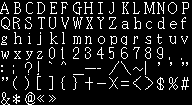

Python code for this plot:
# SPDX-License-Identifier: AGPL-3.0-or-later
"""Crisp one-ink 12x16 Latin glyphs for the A font (the Equip description line, the banners, the message
boxes) in the style of the owner's serif Cyrillic (tools/lang/uk/bios12.png). P7, 2026-11-25.

  python3 tools/lang/latin12.py sheet [--force]   write tools/lang/latin12.png (the editable draft)
  python3 tools/lang/latin12.py compare DIR       write DIR/P7_compare*.png and DIR/P7_glyphs.png

The sheet is 16 cells a row, a cell 12 x 15 px (the 12 columns and 15 rows func_80106A28 draws; the 16th
row of the 12x16 glyph is empty). Palette index 1 = ink. Once it is committed the PNG is the source of
truth: edit it by hand. `sheet` refuses to overwrite it without --force.

Where the sheet cells come from:
  SAME   a Latin letter with the shape of a Cyrillic one takes the owner's Cyrillic cell as it is
         (the same list as tools/lang/serif_latin.py SAME), so en and uk share those letters.
  BIOS   every other cell is the stock BIOS Latin glyph (tools/psyz/nugget/openbios/charset/font1.raw,
         16 x 15, already 1 px strokes with serifs: the same kind of shape as the uk design), moved to
         the uk grid: cap top row 2 / baseline row 13 (BIOS 1 / 11): one row is repeated in the stem
         part; x-height 8 rows (rows 6..13), so a letter with no ascender only moves down 2 rows;
         a 2 row descender is merged into the one row (14) the cell has; the 16 columns become 12
         by area (a stem of 1 px stays 1 px), with the phase (0..3) that keeps the form best.
  HAND   the quotes, the guillemets and the letters b d h k l (the squeeze breaks them), drawn here in the shape of the 8x11 menu cells (dfont.png).
"""
import os, sys, struct, json
from PIL import Image, ImageDraw, ImageFont

HERE = os.path.dirname(os.path.abspath(__file__))
UK = os.path.join(HERE, "uk")
SHEET = os.path.join(HERE, "latin12.png")
FONT1 = os.path.join(HERE, "..", "psyz", "nugget", "openbios", "charset", "font1.raw")
W, H = 12, 15
PER_ROW = 16

# the 0x8140.. marks of Lang_SjisCell (src/pc/lang.c jis_marks) that the en texts use
MARKS = [0x8143, 0x8144, 0x8146, 0x8147, 0x8148, 0x8149, 0x814D, 0x814F, 0x8151, 0x815C, 0x815D, 0x815E,
         0x815F, 0x8160, 0x8162, 0x8165, 0x8166, 0x8167, 0x8168, 0x8169, 0x816A, 0x816D, 0x816E, 0x816F,
         0x8170, 0x817B, 0x817C, 0x817E, 0x8181, 0x8183, 0x8184, 0x8190, 0x8193, 0x8194, 0x8195, 0x8196,
         0x8197]
# cell keys, in sheet order: A..Z, a..z, digits, the marks as their Shift-JIS code, then the guillemets
KEYS = ([chr(c) for c in range(65, 91)] + [chr(c) for c in range(97, 123)] + list("0123456789")
        + [f"{m:04X}" for m in MARKS] + ["«", "»"])
SAME = {"A": "А", "B": "В", "C": "С", "E": "Е", "H": "Н", "I": "І", "K": "К", "M": "М", "O": "О", "P": "Р",
        "T": "Т", "X": "Х", "a": "а", "c": "с", "e": "е", "i": "і", "o": "о", "p": "р", "x": "х", "y": "у"}


def sjis(key):
    if len(key) == 4 and key[0] == "8":
        return int(key, 16)
    c = ord(key)
    if "a" <= key <= "z":
        return 0x8281 + c - 97
    if "A" <= key <= "Z":
        return 0x8260 + c - 65
    return 0x824F + c - 48  # digits


_font1 = None


def bios_rows(code):
    """The BIOS glyph of a Shift-JIS code: 15 rows of 16 bools."""
    global _font1
    if _font1 is None:
        _font1 = open(FONT1, "rb").read()
    d = _font1
    # the start of the runs of the stock table (Krom2Offset)
    tab = [(0x8140, 0), (0x8180, 0x3F), (0x81B8, 0x6C), (0x81C8, 0x74), (0x81DA, 0x7B), (0x81F0, 0x8A),
           (0x824F, 0x93), (0x8260, 0x9D), (0x8281, 0xB7)]
    base = max(t for t in tab if t[0] <= code)
    off = base[1] + code - base[0]
    return [[bool(d[off * 30 + y * 2 + x // 8] >> (7 - x % 8) & 1) for x in range(16)] for y in range(15)]


def uk_cells():
    """{char: 15 rows of 12 bools} of the owner's Cyrillic: the 16 columns are d0 d1 d1 d2 groups."""
    g = json.load(open(os.path.join(UK, "glyphs.json")))["bios12"]
    px = Image.open(os.path.join(UK, "bios12.png")).load()
    out = {}
    for i, ch in enumerate(g["serif"] + g["private"]):
        cx, cy = (i % 16) * 16, (i // 16) * 15
        out[ch] = [[px[cx + 4 * k + d, cy + y] != 0 for k in range(4) for d in (0, 1, 3)] for y in range(15)]
    return out


def components(rows):
    seen, n = set(), 0
    for y, r in enumerate(rows):
        for x, v in enumerate(r):
            if v and (y, x) not in seen:
                n += 1
                st = [(y, x)]
                while st:
                    a, b = st.pop()
                    if (a, b) in seen or not (0 <= a < len(rows) and 0 <= b < len(rows[0])) or not rows[a][b]:
                        continue
                    seen.add((a, b))
                    st += [(a + i, b + j) for i in (-1, 0, 1) for j in (-1, 0, 1)]
    return n


def squeeze(rows16):
    """16 columns -> 12 by area, the best of 4 phases."""
    best = None
    ink = sum(map(sum, rows16))
    comp = components(rows16)
    for ph in range(4):
        out = []
        for r in rows16:
            row = []
            for o in range(13):  # 12 + 1: a phase moves the grid by up to 3 columns
                a, b = 4 * o / 3 - ph, 4 * (o + 1) / 3 - ph
                cov = 0.0
                for s in range(16):
                    ov = min(b, s + 1) - max(a, s)
                    if ov > 0 and r[s]:
                        cov += ov
                row.append(cov / (4 / 3) >= 0.49)
            out.append(row)
        n = sum(map(sum, out))
        score = abs(n - 0.75 * ink) + 6 * abs(components(out) - comp) + 0.3 * ph
        if best is None or score < best[0]:
            best = (score, out)
    return best[1]


def regrid(rows):
    """BIOS rows (cap 1..11, baseline 11) -> uk rows (cap 2..13, baseline 13)."""
    ys = [y for y, r in enumerate(rows) if any(r)]
    top = ys[0]
    n = len(rows[0])
    out = [[False] * n for _ in range(H)]
    body = [list(r) for r in rows[:12]]
    dr = [False] * n
    has_desc = False
    for r in rows[12:]:
        if any(r):
            has_desc = True
            dr = [a or b for a, b in zip(dr, r)]
    if top <= 1:  # tall: repeat the quietest row of the stem part: 11 rows become 12
        best = min(range(3, 10), key=lambda y: (sum(a != b for a, b in zip(body[y], body[y + 1])), abs(y - 6)))
        body = body[:best + 1] + [body[best]] + body[best + 1:]
        for y, r in enumerate(body):
            if y + 1 < H:
                out[y + 1] = r
    else:
        for y, r in enumerate(body):
            if y + 2 < H:
                out[y + 2] = r
    if has_desc:
        out[14] = dr
    return out


def place(rows):
    """Move the ink to start at column 1 (the callers trim the left side anyway)."""
    xs = [x for r in rows for x, v in enumerate(r) if v]
    l = min(xs)
    return [[(r[x + l - 1] if 0 <= x + l - 1 < len(r) else False) for x in range(W)] for r in rows]


# Hand-drawn marks, 12 columns, "#" = ink, by row. The guillemets are the chevrons of the 8x11 menu cells
# (dfont.png: two chevrons 3 columns apart) at the A scale: 7 rows a chevron.
HAND = {
    "«": {5: "....#..#....", 6: "...#..#.....", 7: "..#..#......", 8: ".#..#.......",
               9: "..#..#......", 10: "...#..#.....", 11: "....#..#...."},
    "»": {5: ".#..#.......", 6: "..#..#......", 7: "...#..#.....", 8: "....#..#....",
               9: "...#..#.....", 10: "..#..#......", 11: ".#..#......."},
    # the double quote: two ticks of the 8x11 apostrophe (2 columns, 4 rows, leaning), rows 2..5
    "8167": {2: "..##..##....", 3: "..##..##....", 4: "...#...#....", 5: "..#...#....."},
    "8168": {2: "..##..##....", 3: "..##..##....", 4: "...#...#....", 5: "..#...#....."},
    # letters the automatic squeeze breaks (lost serifs, bent shoulders), redrawn after the uk р / а / Н
    "l": dict(zip(range(2, 14), ["..##........"] + ["...#........"] * 10 + ["..###......."])),
    "b": dict(zip(range(2, 14), ["..##........", "...#........", "...#........", "...#........",
                                 "...#.###....", "...##...#...", "...#....#...", "...#....#...",
                                 "...#....#...", "...#....#...", "...##...#...", "..###.###..."])),
    "d": dict(zip(range(2, 14), ["......##....", ".......#....", ".......#....", ".......#....",
                                 "...###.#....", "..#...##....", "..#....#....", "..#....#....",
                                 "..#....#....", "..#....#....", "..#...##....", "...###.##..."])),
    "h": dict(zip(range(2, 14), ["..##........", "...#........", "...#........", "...#........",
                                 "...#.###....", "...##...#...", "...#....#...", "...#....#...",
                                 "...#....#...", "...#....#...", "...#....#...", "..###..###.."])),
    "k": dict(zip(range(2, 14), ["..##........", "...#........", "...#........", "...#........",
                                 "...#...##...", "...#..#.....", "...#.#......", "...##.......",
                                 "...#.#......", "...#..#.....", "...#...#....", "..###..###.."])),
    "8165": {2: "..##........", 3: "..##........", 4: "...#........", 5: "..#........."},
    "8166": {2: "..##........", 3: "..##........", 4: "...#........", 5: "..#........."},
}


def build():
    uk = uk_cells()
    cells = {}
    for key in KEYS:
        if key in HAND:
            rows = [[False] * W for _ in range(H)]
            for y, s in HAND[key].items():
                rows[y] = [c == "#" for c in s]
        elif key in SAME:
            rows = uk[SAME[key]]
        else:
            rows = place(squeeze(regrid(bios_rows(sjis(key)))))
        cells[key] = rows
    return cells


def save_sheet(cells, path=SHEET):
    n = len(KEYS)
    im = Image.new("P", (PER_ROW * W, ((n + PER_ROW - 1) // PER_ROW) * H), 0)
    im.putpalette([0, 0, 0, 255, 255, 255])
    px = im.load()
    for i, key in enumerate(KEYS):
        for y in range(H):
            for x in range(W):
                if cells[key][y][x]:
                    px[(i % PER_ROW) * W + x, (i // PER_ROW) * H + y] = 1
    im.save(path)


def load_sheet(path=SHEET):
    px = Image.open(path).load()
    return {key: [[px[(i % PER_ROW) * W + x, (i // PER_ROW) * H + y] != 0 for x in range(W)] for y in range(H)]
            for i, key in enumerate(KEYS)}


# ---- the comparison pictures (a check for the eye, not game code)
BG, INK = (24, 28, 84), (255, 255, 255)


def pen(rows, x, img, y0):
    """Draw 15 rows of 12 values at x with the BlitChar rules (the left blank and the advance count in
    2 px units). A value is a bool or a shade 0..4 (the stock squeeze). Returns the advance in px."""
    rows = [list(r) for r in rows] + [[0] * 12]
    if any(any(r) for r in rows):
        while not any(r[0] or r[1] for r in rows):
            rows = [r[2:] + [0, 0] for r in rows]
    last = 0
    for r in rows:
        for j in range(6):
            if r[2 * j] or r[2 * j + 1]:
                last = max(last, j)
    lw = last
    if any(r[2 * lw + 1] for r in rows):
        lw += 1
    if lw < 6:
        lw += 1
    for y, r in enumerate(rows):
        for xx, v in enumerate(r):
            if v:
                f = (v if isinstance(v, int) and not isinstance(v, bool) else 4) / 4
                p = tuple(int(BG[k] + (INK[k] - BG[k]) * f) for k in range(3))
                if 0 <= x + xx < img.width and y0 + y < img.height:
                    img.putpixel((x + xx, y0 + y), p)
    return lw * 2


def stock_rows(code):
    """The stock squeeze (func_80106A28 kind 0): 16 columns -> 12, weights 3/1, 2/2, 1/3, shades 0..4."""
    out = []
    for r in bios_rows(code):
        row = []
        for g in range(4):
            b = [int(v) for v in r[4 * g:4 * g + 4]]
            row += [b[0] * 3 + b[1], b[1] * 2 + b[2] * 2, b[2] + b[3] * 3]
        out.append(row)
    return out


MARK_OF = {".": "8144", ",": "8143", ":": "8146", "!": "8149", "?": "8148", "-": "815C", '"': "8167",
           "[": "816D", "]": "816E", "'": "8166"}


def keys_of(s):
    return [" " if ch == " " else ch if ch.isalnum() and ch.isascii() else MARK_OF.get(ch, ch) for ch in s]


def render_line(s, mode, cells, uk, font_b):
    img = Image.new("RGB", (560, 16), BG)
    x = 0
    for k in keys_of(s):
        if k == " ":
            x += 4 if mode != "B" else 8
            continue
        if mode == "new":
            rows = cells.get(k) or uk.get(k)
        elif mode == "cur":
            if k in uk:
                rows = uk[k]
            elif k in ("«", "»"):
                rows = stock_rows(0x8173 if k == "«" else 0x8174)
            else:
                rows = stock_rows(sjis(k))
        else:  # B: 8x11 cells at the menu scale, advance 8
            cell = font_b(k)
            if cell is not None:
                for y, r in enumerate(cell):
                    for xx, v in enumerate(r):
                        if v:
                            img.putpixel((x + xx, 2 + y), INK)
            x += 8
            continue
        if rows is None:
            continue
        x += pen(rows, x, img, 0)
    return img.crop((0, 0, x + 4, 16))


def font_b_loader():
    """8x11 cells: the shipped mfont.bin (menu cells by 8x8 cell code) and dfont.png (the guillemets)."""
    p = os.path.join(HERE, "..", "..", "build", "linux-static", "lang", "uk", "mfont.bin")
    rec = {}
    if os.path.exists(p):
        d = open(p, "rb").read()
        for i in range(struct.unpack_from("<I", d, 8)[0]):
            r = d[12 + i * 48:12 + i * 48 + 48]
            rec[r[0]] = [[v for b in r[4 + y * 4:8 + y * 4] for v in (b & 15, b >> 4)] for y in range(11)]
    dim = Image.open(os.path.join(UK, "dfont.png")).convert("L")
    order = json.load(open(os.path.join(UK, "glyphs.json")))["dfont"]["order"]

    def cell(k):
        if k in order:  # the uk letters and the guillemets of the dialogue font
            i = order.index(k)
            return [[dim.getpixel(((i % 16) * 8 + x, (i // 16) * 11 + y)) != 0 for x in range(8)] for y in range(11)]
        # the cell codes of the 8x8 sheet: ASCII - 0x20 (the " is the cell of <, as in the game)
        c = {"8144": 14, "8143": 12, "8146": 26, "815C": 13, "8167": 2, "8166": 7, "816D": 59, "816E": 61}.get(k)
        if c is None and len(k) == 1:
            c = ord(k) - 0x20
        return rec.get(c)
    return cell


LINES_EN = ["Obtained Spirit Orb", 'Summons "Nose-devil" familiar', "Magically sealed.", "Summons bat ally [use]"]
LINES_UK = ["Викликає фамільяра «Носатий демон»", "Отримано Куб Зої", "Кличе кажана [вжити]"]


def compare(outdir):
    cells = load_sheet() if os.path.exists(SHEET) else build()
    uk = uk_cells()
    fb = font_b_loader()
    fnt = ImageFont.load_default()
    cols = [("current A", "cur"), ("new A", "new"), ("B (8x11)", "B")]
    rows = [("en", s) for s in LINES_EN] + [("uk", s) for s in LINES_UK]
    lines = [[render_line(s, m, cells, uk, fb) for _, m in cols] for _, s in rows]
    pad, lab = 8, 12
    for zoom, name in ((1, "P7_compare.png"), (4, "P7_compare_4x.png")):
        cw = max(li.width for ln in lines for li in ln) * zoom
        img = Image.new("RGB", ((cw + pad) * 3 + pad, (16 * zoom + lab + pad) * len(rows) + 16), (16, 16, 16))
        dr = ImageDraw.Draw(img)
        for ci, (cn, _) in enumerate(cols):
            dr.text((pad + ci * (cw + pad), 2), f"{cn}, {'1:1' if zoom == 1 else '4x'}", fill=(255, 220, 120), font=fnt)
        y = 16
        for (lang, s), ln in zip(rows, lines):
            for ci, li in enumerate(ln):
                x0 = pad + ci * (cw + pad)
                dr.text((x0, y), f"[{lang}] {cols[ci][0]}", fill=(160, 200, 255), font=fnt)
                img.paste(li.resize((li.width * zoom, li.height * zoom), Image.NEAREST), (x0, y + lab))
            y += 16 * zoom + lab + pad
        img.save(os.path.join(outdir, name))

    # glyph sheet: the new Latin set above the uk letters, same scale
    keys = [k for k in KEYS if len(k) == 1] + [k for k in ("8167", "8168", "8165", "8166")]
    uks = list("АБВГДЕЖЗИКЛМНОПРСТУФХЦЧШЩЬЮЯабвгдежзиклмнопрстуфхцчшщьюя")
    z, per = 4, 20

    def sheet(items, get, title):
        im = Image.new("RGB", (per * 14 * z, ((len(items) + per - 1) // per) * 17 * z + 14), (16, 16, 16))
        d = ImageDraw.Draw(im)
        d.text((2, 1), title, fill=(255, 220, 120), font=fnt)
        for i, k in enumerate(items):
            for y in range(15):
                for x in range(12):
                    if get(k)[y][x]:
                        X, Y = (i % per) * 14 * z + (x + 1) * z, 14 + (i // per) * 17 * z + y * z
                        d.rectangle((X, Y, X + z - 1, Y + z - 1), fill=(255, 255, 255))
        return im
    a = sheet(keys, lambda k: cells[k], "new Latin set (12x15 cells, 4x)")
    b = sheet(uks, lambda k: uk[k], "the owner's uk letters (12x15 cells, 4x)")
    allp = Image.new("RGB", (a.width, a.height + b.height), (16, 16, 16))
    allp.paste(a, (0, 0))
    allp.paste(b, (0, a.height))
    allp.save(os.path.join(outdir, "P7_glyphs.png"))


if __name__ == "__main__":
    cmd = sys.argv[1] if len(sys.argv) > 1 else ""
    if cmd == "sheet":
        if os.path.exists(SHEET) and "--force" not in sys.argv:
            sys.exit("latin12.png exists: it is the source of truth now; --force rebuilds the draft")
        save_sheet(build())
        print("wrote", SHEET)
    elif cmd == "compare" and len(sys.argv) > 2:
        compare(sys.argv[2])
    else:
        sys.exit(__doc__)
